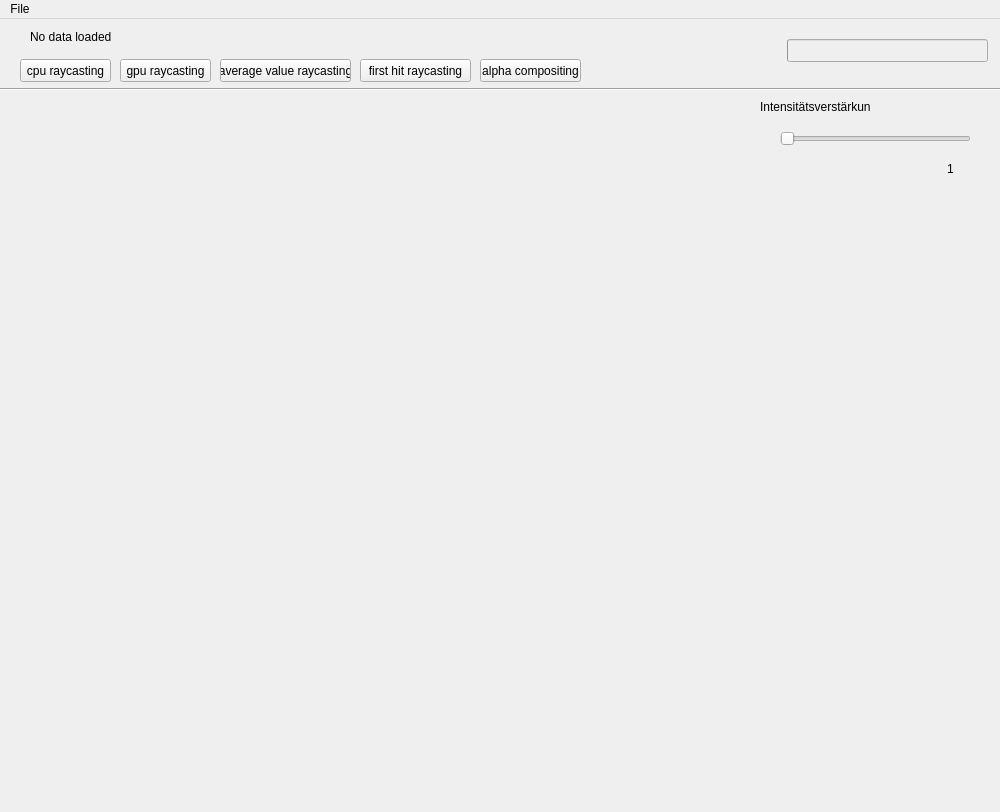
<?xml version="1.0" encoding="UTF-8"?>
<ui version="4.0">
 <class>MainWindow</class>
 <widget class="QMainWindow" name="MainWindow">
  <property name="geometry">
   <rect>
    <x>0</x>
    <y>0</y>
    <width>1000</width>
    <height>812</height>
   </rect>
  </property>
  <property name="windowTitle">
   <string>Visualisierung 1</string>
  </property>
  <widget class="QWidget" name="centralwidget">
   <widget class="QLabel" name="labelTop">
    <property name="geometry">
     <rect>
      <x>30</x>
      <y>10</y>
      <width>1001</width>
      <height>16</height>
     </rect>
    </property>
    <property name="text">
     <string>No data loaded</string>
    </property>
   </widget>
   <widget class="QProgressBar" name="progressBar">
    <property name="enabled">
     <bool>false</bool>
    </property>
    <property name="geometry">
     <rect>
      <x>787</x>
      <y>20</y>
      <width>201</width>
      <height>23</height>
     </rect>
    </property>
    <property name="value">
     <number>0</number>
    </property>
    <property name="textVisible">
     <bool>false</bool>
    </property>
   </widget>
   <widget class="Line" name="line">
    <property name="geometry">
     <rect>
      <x>0</x>
      <y>60</y>
      <width>1011</width>
      <height>20</height>
     </rect>
    </property>
    <property name="orientation">
     <enum>Qt::Horizontal</enum>
    </property>
   </widget>
   <widget class="QLabel" name="label">
    <property name="geometry">
     <rect>
      <x>10</x>
      <y>80</y>
      <width>731</width>
      <height>701</height>
     </rect>
    </property>
    <property name="text">
     <string/>
    </property>
   </widget>
   <widget class="QPushButton" name="pushButtonGPU">
    <property name="geometry">
     <rect>
      <x>120</x>
      <y>40</y>
      <width>91</width>
      <height>23</height>
     </rect>
    </property>
    <property name="text">
     <string>gpu raycasting</string>
    </property>
   </widget>
   <widget class="QPushButton" name="pushButtonCPU">
    <property name="geometry">
     <rect>
      <x>20</x>
      <y>40</y>
      <width>91</width>
      <height>23</height>
     </rect>
    </property>
    <property name="text">
     <string>cpu raycasting</string>
    </property>
   </widget>
   <widget class="QPushButton" name="pushButtonFirstHit">
    <property name="geometry">
     <rect>
      <x>360</x>
      <y>40</y>
      <width>111</width>
      <height>23</height>
     </rect>
    </property>
    <property name="text">
     <string>first hit raycasting</string>
    </property>
   </widget>
   <widget class="QPushButton" name="pushButtonAlphaComp">
    <property name="geometry">
     <rect>
      <x>480</x>
      <y>40</y>
      <width>101</width>
      <height>23</height>
     </rect>
    </property>
    <property name="text">
     <string>alpha compositing</string>
    </property>
   </widget>
   <widget class="QPushButton" name="pushButtonAverage">
    <property name="geometry">
     <rect>
      <x>220</x>
      <y>40</y>
      <width>131</width>
      <height>23</height>
     </rect>
    </property>
    <property name="text">
     <string>average value raycasting</string>
    </property>
   </widget>
   <widget class="QSlider" name="slider_IncreaseIntensity">
    <property name="geometry">
     <rect>
      <x>780</x>
      <y>110</y>
      <width>191</width>
      <height>19</height>
     </rect>
    </property>
    <property name="minimum">
     <number>1</number>
    </property>
    <property name="maximum">
     <number>1000</number>
    </property>
    <property name="orientation">
     <enum>Qt::Horizontal</enum>
    </property>
   </widget>
   <widget class="QLabel" name="label_2">
    <property name="geometry">
     <rect>
      <x>760</x>
      <y>80</y>
      <width>111</width>
      <height>16</height>
     </rect>
    </property>
    <property name="text">
     <string>Intensitätsverstärkung</string>
    </property>
   </widget>
   <widget class="QLabel" name="label_sliderValue">
    <property name="geometry">
     <rect>
      <x>947</x>
      <y>140</y>
      <width>20</width>
      <height>20</height>
     </rect>
    </property>
    <property name="text">
     <string>1</string>
    </property>
   </widget>
  </widget>
  <widget class="QMenuBar" name="menubar">
   <property name="geometry">
    <rect>
     <x>0</x>
     <y>0</y>
     <width>1000</width>
     <height>21</height>
    </rect>
   </property>
   <widget class="QMenu" name="menuFile">
    <property name="title">
     <string>File</string>
    </property>
    <addaction name="actionOpen"/>
    <addaction name="separator"/>
    <addaction name="actionClose"/>
   </widget>
   <addaction name="menuFile"/>
  </widget>
  <action name="actionOpen">
   <property name="text">
    <string>Open ...</string>
   </property>
  </action>
  <action name="actionClose">
   <property name="text">
    <string>Close</string>
   </property>
  </action>
 </widget>
 <resources/>
 <connections/>
</ui>
